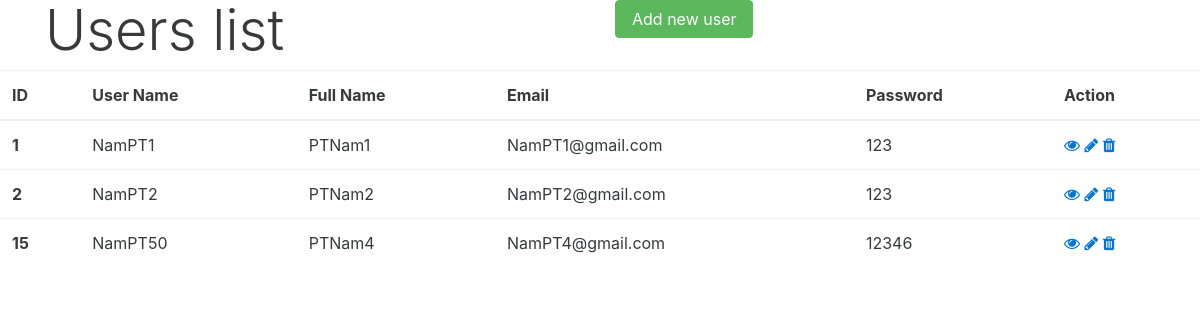
The page / on the database its author committed.
### tables this page shows
CREATE TABLE `lms_users` (
  `user_id` int(10) NOT NULL,
  `user_name` varchar(50) NOT NULL,
  `user_fullname` varchar(255) NOT NULL,
  `user_email` varchar(100) NOT NULL,
  `user_password` varchar(50) NOT NULL
);

### index.php (the view, shortened to what this page needs)
<?php
	$mysqli = new mysqli('localhost','root','','ma_sinhvien');
		$mysqli->set_charset('utf8');
		$sql = "SELECT * FROM `lms_users`";
		$result = $mysqli->query($sql);
 ?>
<!DOCTYPE html>
<html lang="en"><head>
	<link rel="stylesheet" href="vendor/bootstrap.css">
	<link rel="stylesheet" href="vendor/font-awesome.css">
 	<link rel="stylesheet" href="css/1.css">
</head>
<body >
	<div class="container">
		<div class="row">
			<div class="col-xs-6 col-sm-6 col-md-6 col-lg-6">
				<h3 class="display-4">Users list</h3>
			</div>
			<div class="col-xs-6 col-sm-6 col-md-6 col-lg-6">
				<a href="ceate.php" class="btn btn-success">Add new user</a>
			</div>
		</div>
	</div>
 	<table class="table table-hover">
  		<thead>
		    <tr>
		      <th scope="col">ID</th>
		      <th scope="col">User Name</th>
		      <th scope="col">Full Name</th>
		      <th scope="col">Email</th>
		      <th scope="col">Password</th>
		      <th scope="col">Action</th>
		    </tr>
	  	</thead>
	  <tbody>
	  	<?php while($row = $result->fetch_assoc() ) { ?>
	    <tr>
	      <th scope="row"><?= $row['user_id'] ?></th>
	      <td><?= $row['user_name'] ?></td>
	      <td><?= $row['user_fullname'] ?></td>
	      <td><?= $row['user_email'] ?></td>
	      <td><?= $row['user_password'] ?></td>
	      <td>
	      	<a href="read.php?id=<?=  $row['user_id'] ?>" class="fa fa-eye"></a>
	      	<a href="update.php?id=<?=  $row['user_id'] ?>" class="fa fa-pencil"></a>
	      	<a href="delete.php?id=<?=  $row['user_id'] ?>" class="fa fa-trash"></a>
	      </td>
	    </tr>
	    <?php }  ?>
	  </tbody>
	</table>
</body>
</html>

### css/1.css (style rules this page uses)
* { margin: 0; padding: 0; }

### rows shown on the page
lms_users: user_id "1", user_name "NamPT1", user_fullname "PTNam1", user_email "NamPT1@gmail.com", user_password "123"
lms_users: user_id "2", user_name "NamPT2", user_fullname "PTNam2", user_email "NamPT2@gmail.com", user_password "123"
lms_users: user_id "15", user_name "NamPT50", user_fullname "PTNam4", user_email "NamPT4@gmail.com", user_password "12346"
